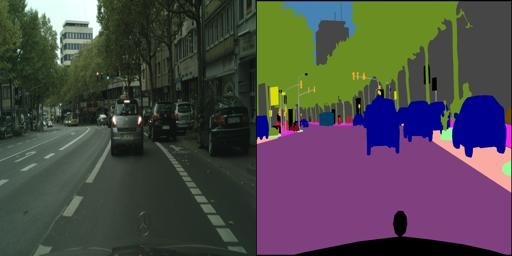
#> input picture hw4/mollahoseini-karimi.jpg, 512 x 256 px
$ jupyter execute --allow-errors fcm_cluster.ipynb
#> lines starting #> are read from the running program, lines starting #| are printed output that depends on the picture
[cell 1]
from __future__ import division, print_function

import skfuzzy as fuzz
import numpy as np
import cv2
import matplotlib.pyplot as plt

[cell 2]
original_image1 = cv2.imread('mollahoseini-karimi.jpg')
#> original_image1 is the input picture: shape (256, 512, 3); mean B, G, R 73.5, 72.2, 76.4
original_image1 = original_image1[:,:256]
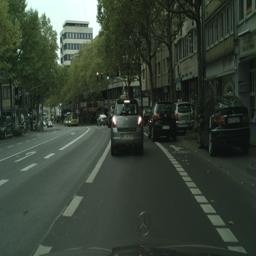
#> original_image1: shape (256, 256, 3); mean B, G, R 54.6, 66, 55.7
img1 = cv2.cvtColor(original_image1, cv2.COLOR_BGR2RGB)
#img1 = original_image1

[cell 3]
vectorized1 = img1.reshape((-1, 3))

[cell 4]
vectorized1_t = np.transpose(vectorized1)
vectorized1_t.shape
#> Out = (3, 65536)
